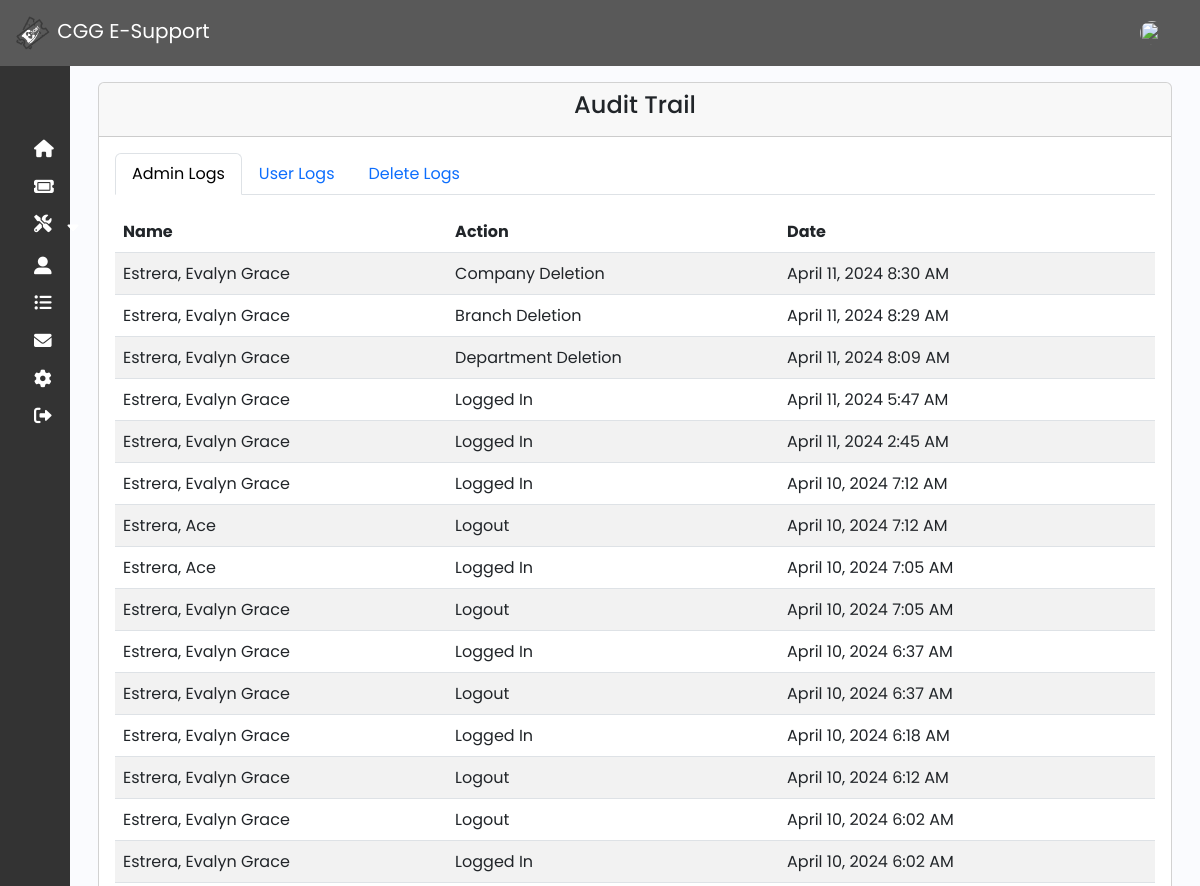
Before: /admin/audit.php (signed in, upper part) with the older database file.
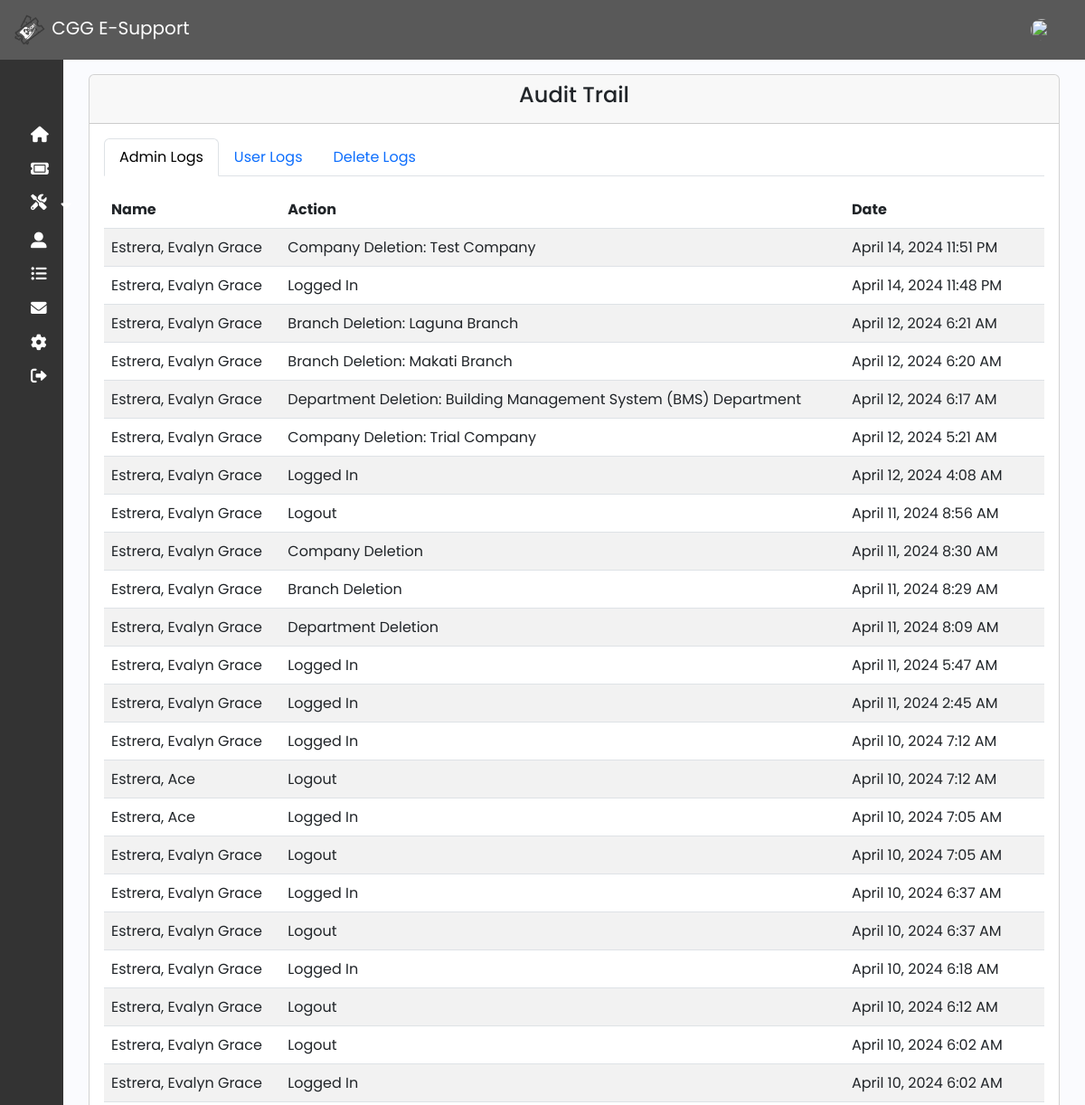
After: the same page with the newer database file.
### tables this page shows
CREATE TABLE `audit_trail` (
  `at_id` int(11) NOT NULL,
  `user_id` int(11) NOT NULL,
  `Action` varchar(550) NOT NULL,
  `Date` timestamp NOT NULL DEFAULT current_timestamp() ON UPDATE current_timestamp()
);

### admin/mysql_connect.php (called while the page is built, shortened)
<?php
$username ="root";

### admin/audit.php (the view, shortened to what this page needs)
<?php
include 'sidebar_navbar.php';
?>
<!DOCTYPE html>
<html lang="en">
<head>
    <link rel="stylesheet" href="https://cdnjs.cloudflare.com/ajax/libs/twitter-bootstrap/5.3.0/css/bootstrap.min.css">
    <link rel="stylesheet" href="https://cdnjs.cloudflare.com/ajax/libs/font-awesome/6.0.0-beta3/css/all.min.css">
    <link href="https://cdn.lineicons.com/4.0/lineicons.css" rel="stylesheet" />
<link rel="stylesheet" href="https://cdn.datatables.net/1.13.7/css/dataTables.bootstrap5.min.css">
    <link rel="stylesheet" href="css/sidebar.css">
</head>
<body>
    <div class="main p-3">
        <div class="container">
            <div class="row">
                <div class="col-md-12">
                    <div class="card">
                        <div class="card-header">
                            <div class="text-center">
                                <h4>Audit Trail</h4>
                            </div>
                        </div>
                        <div class="card-body">
                            <ul class="nav nav-tabs nav-tabs-bordered">
                                <li class="nav-item">
                                    <button class="nav-link active" data-bs-toggle="tab" data-bs-target="#admin-audit">Admin Logs</button>
                                </li>
                                <li class="nav-item">
                                    <button class="nav-link" data-bs-toggle="tab" data-bs-target="#user-audit">User Logs</button>
                                </li>
                                <li class="nav-item">
                                    <button class="nav-link" data-bs-toggle="tab" data-bs-target="#delete-audit">Delete Logs</button>
                                </li>
                            </ul>
                            <div class="tab-content mt-3">
                                <div class="tab-pane fade show active" id="admin-audit">
                                    <table id="adminTable" class="table table-striped" style="width:100%">
                                        <thead>
                                            <tr>
                                                <th>Name</th>
                                                <th>Action</th>
                                                <th>Date</th>
                                            </tr>
                                        </thead>
                                        <tbody>
                                            <?php
                                            $adminlogs = "SELECT audit_trail.user_id, audit_trail.Action, audit_trail.Date, CONCAT(user.lastname, ', ', user.firstname) AS NAME, user.role FROM audit_trail JOIN user ON audit_trail.user_id = user.user_id WHERE user.role = 0 ORDER BY audit_trail.Date DESC";
                                            $adminlogsResult = mysqli_query($con, $adminlogs);
                                            while ($row1 = mysqli_fetch_assoc($adminlogsResult)) {
                                                echo "<tr>";
                                                echo "<td>" . $row1['NAME'] . "</td>";
                                                echo "<td>" . $row1['Action'] . "</td>";
                                                echo "<td>" . date('F j, Y g:i A', strtotime($row1['Date'])) . "</td>";
                                                echo "</tr>";
                                            }
                                            ?>
                                        </tbody>
                                    </table>
                                </div>
                            </div>
                        </div>
                    </div>
                </div>
            </div>
        </div>
    </div>
</body>
</html>

### admin/sidebar_navbar.php (shortened to what this page needs)
<head>
</head>
<?php
$user_id = $_SESSION['auth_user']['user_id'];
include('mysql_connect.php');
?>
<nav class="navbar navbar-expand-lg navbar-dark" style="background-color: #595959;">
    <div class="container-fluid">
        <a class="navbar-brand" href="dashboard.php"><img src="img/logooo.png" height="40px" alt="CGG E-Support Logo"> CGG E-Support</a>
        <div class="collapse navbar-collapse" id="navbarSupportedContent">
            <ul class="navbar-nav ms-auto">
                <li class="nav-item">
                    <img src='<?php echo "../Images/" . $user_id . "-" . $username . "/" . $img ?>' alt="User Profile" class="nav-link rounded-circle" style="width: 40px; height: 40px;">
                </li>
                <li class="nav-item">
                    <a class="nav-link" href="admin_profile.php">
                    </a>
                </li>
            </ul>
        </div>
    </div>
</nav>
<div class="wrapper">
    <aside id="sidebar">
        <div class="d-flex">
            <button class="toggle-btn" type="button">
            </button>
        </div>
        <ul class="sidebar-nav">
            <li class="sidebar-item">
                <a href="dashboard.php" class="sidebar-link">
                    <i class="fa-solid fa-home"></i>
                </a>
            </li>
            <li class="sidebar-item">
                <a href="ticket.php" class="sidebar-link">
                    <i class="fa-solid fa-ticket"></i>
                </a>
            </li>
            <li class="sidebar-item">
                <a href="#" class="sidebar-link">
                    <i class="fa-solid fa-tools"></i>
                    <i class="fa fa-sort-down"></i>
                </a>
            </li>
            <li class="sidebar-item">
                <a href="user.php" class="sidebar-link">
                    <i class="fa-solid fa-user-large"></i>
                </a>
            </li>
            <li class="sidebar-item">
                <a href="audit.php" class="sidebar-link">
                    <i class="fa-solid fa-list-ul"></i>
                </a>
            </li>
            <li class="sidebar-item">
                <a href="contact_us.php" class="sidebar-link">
                    <i class="fa-solid fa-envelope"></i>
                </a>
            </li>
            <li class="sidebar-item">
                <a href="admin_profile.php" class="sidebar-link">
                    <i class="fa fa-gear"></i>
                </a>
            </li>
            <div class="sidebar-item">
                <a href="logoutadmin.php" class="sidebar-link">
                    <i class="fa-solid fa-right-from-bracket"></i>
                </a>
            </div>
        </ul>
    </aside>

### admin/css/sidebar.css (style rules this page uses)
a { text-decoration: none; }
li { list-style: none; }
body { font-family: "Poppins", sans-serif; }
.wrapper { display: flex; }
.main { min-height: 100vh; width: 100%; overflow: hidden; transition: all 0.35s ease-in-out; background-color: #fafbfe; }
#sidebar { width: 70px; min-width: 70px; z-index: 1000; transition: all 0.25s ease-in-out; background-color: #333333; display: flex; flex-direction: column; }
.toggle-btn { background-color: transparent; cursor: pointer; border: 0; padding: 1rem 1.5rem; }
.sidebar-nav { padding: 2rem 0; flex: 1 1 auto; }
a.sidebar-link { padding: 0.625rem 1.625rem; color: #fff; display: block; font-size: 0.9rem; white-space: nowrap; border-left: 8px solid transparent; }
.sidebar-link i { font-size: 1.1rem; margin-right: 0.75rem; }
.sidebar-item { position: relative; }
.nav-item, .fa-solid { color: white; }
li { display: inline-block; }

Changed rows visible on the page:
added audit_trail: NAME "Estrera, Evalyn Grace", Action "Company Deletion: Test Company", Date "April 14, 2024 11:51 PM"
added audit_trail: NAME "Estrera, Evalyn Grace", Action "Logged In", Date "April 14, 2024 11:48 PM"
added audit_trail: NAME "Estrera, Evalyn Grace", Action "Branch Deletion: Laguna Branch", Date "April 12, 2024 6:21 AM"
added audit_trail: NAME "Estrera, Evalyn Grace", Action "Branch Deletion: Makati Branch", Date "April 12, 2024 6:20 AM"
added audit_trail: NAME "Estrera, Evalyn Grace", Action "Department Deletion: Building Management System (BMS) Department", Date "April 12, 2024 6:17 AM"
added audit_trail: NAME "Estrera, Evalyn Grace", Action "Company Deletion: Trial Company", Date "April 12, 2024 5:21 AM"
added audit_trail: NAME "Estrera, Evalyn Grace", Action "Logged In", Date "April 12, 2024 4:08 AM"
added audit_trail: NAME "Estrera, Evalyn Grace", Action "Logout", Date "April 11, 2024 8:56 AM"
